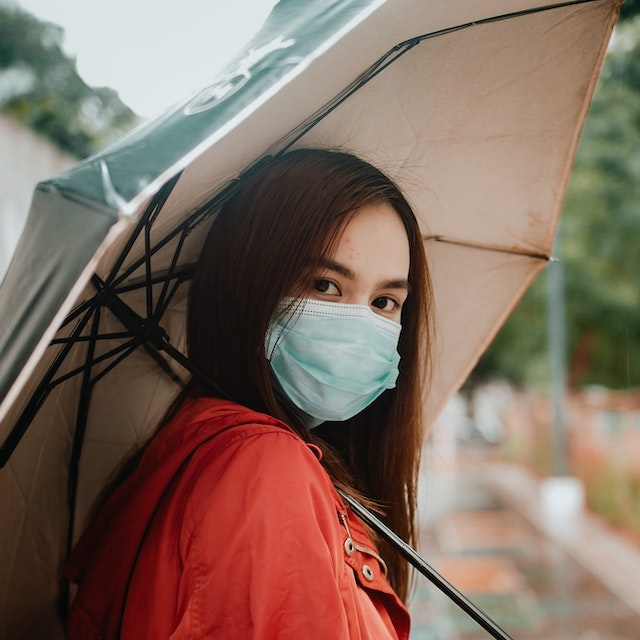
#> input picture examples/resources/images/000001.jpg, 640 x 640 px
$ python visualize_detection_single_image.py
#> lines starting #> are read from the running program, lines starting #| are printed output that depends on the picture; after the words box and inside, x2 and y2 are one past the last pixel; in counts of white or black regions, pixels touching at a corner belong together
### dvlabs/inference/objectDetection/visualize.py
import cv2

from dvlabs.utils import get_font_scale_n_thickness, denormalize_bbox
from dvlabs.config import lib_annotation_format, yolo_bb_format, label_positions


def display(img, fps=24.99, lines=[], bboxes=[], pos="tl", offset=(None, None), txt_color=(0, 0, 0),
            bg_color=(0, 255, 255), bx_color=(0, 255, 0), font=cv2.FONT_HERSHEY_SIMPLEX):
    """
    Display detected bounding boxes, fps, and addition lines of information in a box.
    :param img: input image
    :param fps: fps value
    :param lines: list of text lines to write
    :param bboxes: list of bounding boxes to draw
    :param pos: position of info box ('tl', 'tr', 'bl', 'br')
    :param offset: offset of info box from top-left cornet (this overrides the pos argument)
    :param txt_color: color of text
    :param bg_color: color of info box
    :param bx_color: color of bounding box
    :param font: text font
    :return:
    """

    # Define FPS line
    fps_str = "FPS : {}"

    # Get scale and thickness of fonts
    fps_scale, thickness = get_font_scale_n_thickness(img.shape[:2], scale_factor=0.8)
    line_scale, _ = get_font_scale_n_thickness(img.shape[:2])

    # Get sizes of text lines
    l_sizes, max_l_width, sum_l_height = get_line_sizes(lines, font, line_scale, thickness)

    # Get maximum possible size of fps line
    (fps_size, fps_bline) = cv2.getTextSize(fps_str.format(999.99), font, fps_scale, thickness)

    # Define margin for text in info box
    margin = round(max(img.shape) * 0.02)

    # Get info box dimensions
    rec_w = max(max_l_width, fps_size[0]) + margin
    rec_h = sum_l_height + fps_size[1] + margin * (len(l_sizes)+2)

    # Get offset if explicitly mentioned. If not, calculate based on position of info box
    offset_x, offset_y = offset
    if not (offset_x or offset_y):
        offset_x, offset_y = get_offsets(pos, img.shape, rec_w, rec_h)

    # Draw detected boxes
    if len(bboxes) is not 0:
        draw_bboxes(img, bboxes, bx_color, thickness)

    # Updated y offset for initial line
    nextline = offset_y

    # Draw info box
    cv2.rectangle(img, [offset_x, offset_y, rec_w, rec_h], bg_color, -1)

    # Calculate position for fps line
    x_fps = int(offset_x + (rec_w / 2) - (fps_size[0] / 2))
    y_fps = nextline + margin + fps_size[1]

    # Write fps line
    cv2.putText(img, fps_str.format(round(fps, 2)), (x_fps, y_fps), font, fps_scale, txt_color, thickness, cv2.LINE_AA)

    # Update y offset for next line
    nextline = y_fps + margin

    # Write lines
    if len(lines) is not 0:
        write_lines(img, lines, l_sizes, offset_x, nextline, margin, rec_w, font, line_scale, txt_color, thickness)


def get_line_sizes(lines, font, line_scale, thickness):
    """
    Calculate sizes of the text lines, maximum width of text and sum of heights of line texts
    :param lines: list of text lines
    :param font: text font
    :param line_scale: text line font scale
    :param thickness: text line font thickness
    :return: tuple of list of text line sizes, maximum width of text and sum of heights of line texts
    """
    l_sizes = []
    max_l_width = 0
    sum_l_height = 0

    if len(lines) is not 0:
        for line in lines:
            (l_size, name_bline) = cv2.getTextSize(line, font, line_scale, thickness)
            l_sizes.append(l_size)

            if l_size[0] > max_l_width:
                max_l_width = l_size[0]

            sum_l_height = sum_l_height + l_size[1]

    return l_sizes, max_l_width, sum_l_height


def draw_bboxes(img, bboxes, color, thickness):
    """
    Draws bounding boxes on image
    :param img: image to draw boxes on
    :param bboxes: list of bounding boxes
    :param color: color of box
    :param thickness: thickness of box
    :return:
    """
    for box in bboxes:
        cv2.rectangle(img, box, color, thickness)


def write_lines(img, lines, l_sizes, offset_x, nextline, margin, rec_w, font, line_scale, txt_color, thickness):
    """
    Write lines on the image
    :param img: image to write lines on
    :param lines: list of lines
    :param l_sizes: sizes of all the lines
    :param offset_x: x offset of info box
    :param nextline: y coordinate of next line
    :param margin: margin for info box
    :param rec_w: width of info box
    :param font: text font
    :param line_scale: scale for line font
    :param txt_color: text color
    :param thickness: text thickness
    :return:
    """
    for idx, line in enumerate(lines):
        # Calculate position for text line
        x_line = int(offset_x + (rec_w / 2) - (l_sizes[idx][0] / 2))
        y_line = nextline + l_sizes[idx][1]

        # Write line
        cv2.putText(img, line, (x_line, y_line), font, line_scale, txt_color, thickness, cv2.LINE_AA)

        # Update y offset for next line
        nextline = y_line + margin


# [88 lines left out: functions get_offsets, display_anno, show_label, get_lbl_coord, mark_points, not called in this run]

### dvlabs/utils.py
import os
import math
import json
import colorsys
import random

import numpy as np
import cv2

from dvlabs.config import lib_annotation_format, yolo_bb_format


# [208 lines left out: functions denormalize_bbox, calc_iou, resize_and_pad, get_batches, get_vid_writer, create_grid and 7 more, not called in this run]


def get_font_scale_n_thickness(img_dims: tuple, scale_factor: float = 1) -> (float, int):

    c = round(max(img_dims)) * .03 * 1 / 22

    font_scale = scale_factor * c
    thickness = max(round(c * 2 * scale_factor), 1)

    return font_scale, thickness


# [34 lines left out: functions check_and_create_dir, get_max_iou_with_true_label, get_colors, not called in this run]

### examples/visualize_detection_single_image.py
import os

import cv2

from dvlabs.inference.objectDetection.visualize import display

images_dir = os.path.join("resources", "images")
image_path = os.path.join(images_dir, "000001.jpg")

img = cv2.imread(image_path)
#> img is the input picture: shape (640, 640, 3); mean B, G, R 96.1, 108.1, 129.7
# img = cv2.resize(img, (250, 250))

# display(img)
display(img, lines=["test line1", "line2", "line-3"], pos="br", bboxes=[[50, 50, 150, 150], [250, 250, 175, 175]],
        offset=(15, 15), txt_color=(0, 0, 0), bg_color=(0, 255, 255), bx_color=(0, 255, 0),
        font=cv2.FONT_HERSHEY_SIMPLEX)
#> after the loop in draw_bboxes, `for box in bboxes:`:
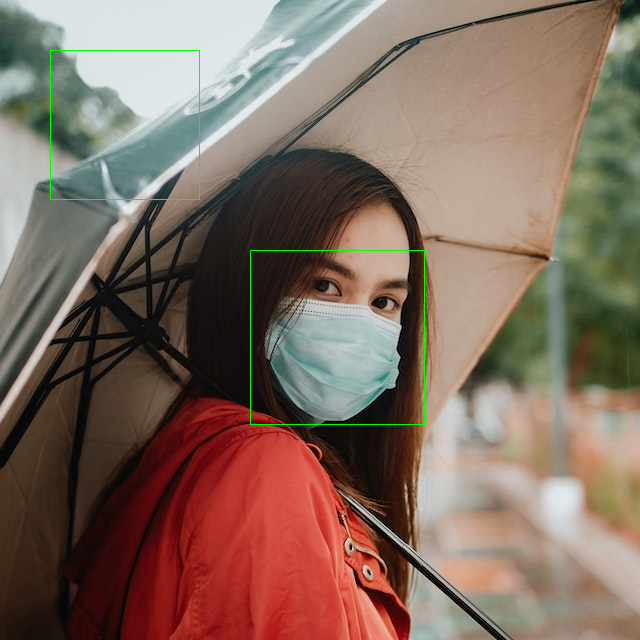
#> img: shape (640, 640, 3); 0.32% of pixels changed, all inside (x1, y1, x2, y2) = (50, 50, 425, 425)
#> in display, `cv2.putText(img, fps_str.format(round(fps, 2)), (x_fps, y_fps), font, ..`:
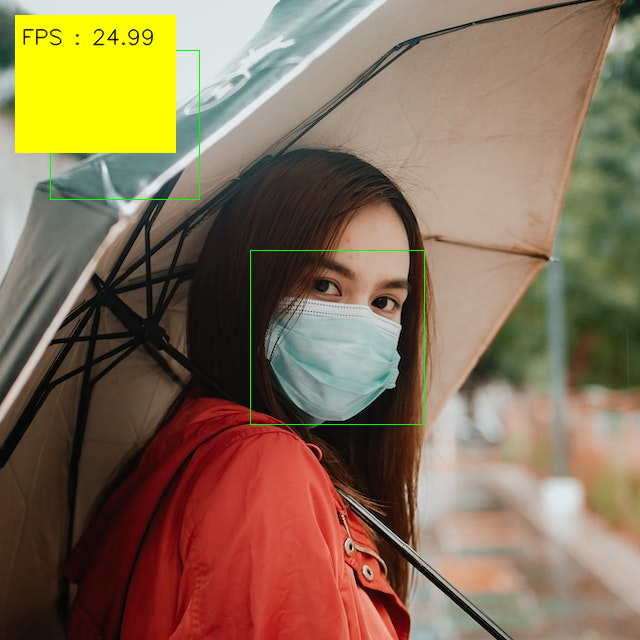
#> img: shape (640, 640, 3); mean B, G, R 86.7, 112.6, 134.2
#> after the loop in write_lines, `for idx, line in enumerate(lines):`:
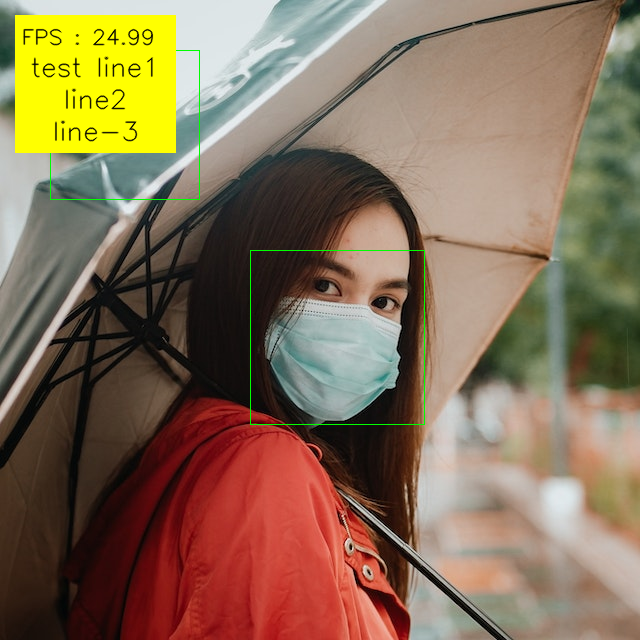
#> img: shape (640, 640, 3); 0.44% of pixels changed, all inside (x1, y1, x2, y2) = (31, 56, 154, 142)

cv2.imshow("test", img)
cv2.waitKey(0)

$ run again, with examples/images/000002.jpg copied over examples/resources/images/000001.jpg
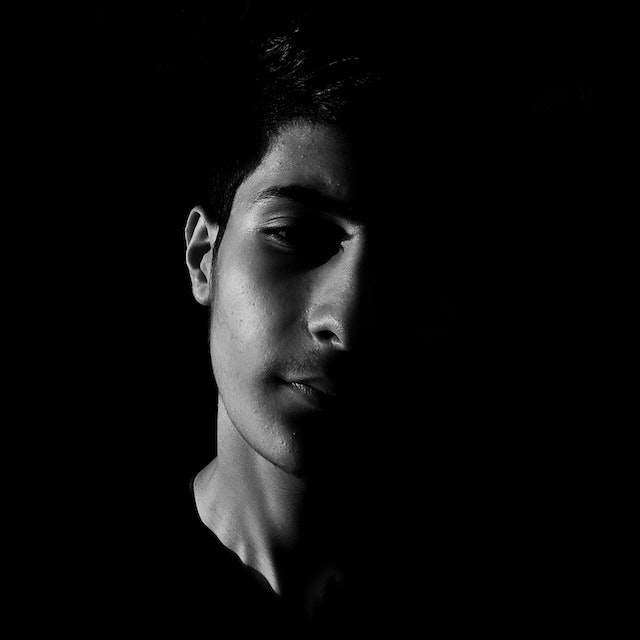
#> input picture examples/images/000002.jpg, 640 x 640 px
#> img is the input picture: shape (640, 640, 3); min 0, max 225, mean 11.9
#> after the loop in draw_bboxes, `for box in bboxes:`:
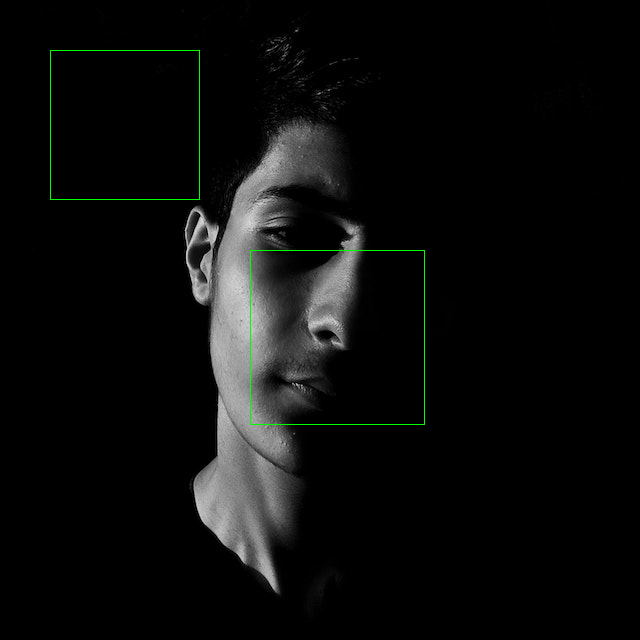
#> img: shape (640, 640, 3); 0.32% of pixels changed, all inside (x1, y1, x2, y2) = (50, 50, 425, 425)
#> after the loop in write_lines, `for idx, line in enumerate(lines):`:
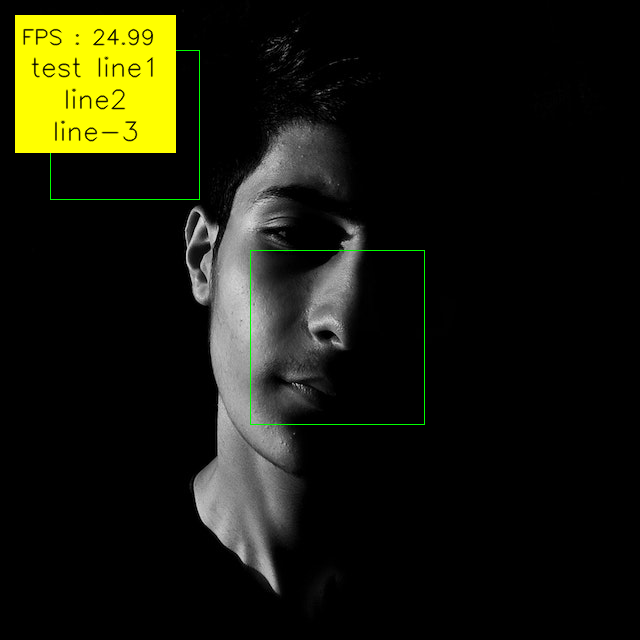
#> img: shape (640, 640, 3); mean B, G, R 11.8, 25.6, 25
